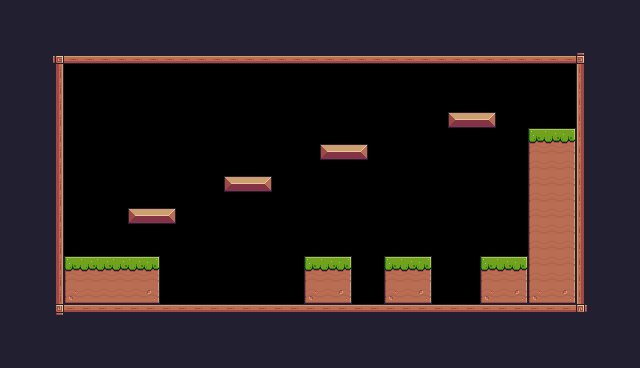

This is a level from a 2D game, rendered from its Tiled map with the project's own tilesets. A one-line summary and the complete map file follow:
An orthogonal 40x23 tile map with 16x16 px tiles, 1 tile layer (Background) and 25 objects (8x Fruit, 4x Platform, 2x Saw, Player, Checkpoint).

<map version="1.10" tiledversion="1.10.2" orientation="orthogonal" renderorder="right-down" width="40" height="23" tilewidth="16" tileheight="16" infinite="0" nextlayerid="4" nextobjectid="34">
 <tileset firstgid="1" source="Pixel Adventure.tsx" />
 <layer id="1" name="Background" width="40" height="23">
  <properties>
   <property name="BackgroundColor" value="Gray" />
  </properties>
  <data encoding="csv">
24,24,24,24,24,24,24,24,24,24,24,24,24,24,24,24,24,24,24,24,24,24,24,24,24,24,24,24,24,24,24,24,24,24,24,24,24,24,24,24,
24,24,24,24,24,24,24,24,24,24,24,24,24,24,24,24,24,24,24,24,24,24,24,24,24,24,24,24,24,24,24,24,24,24,24,24,24,24,24,24,
24,24,24,24,24,24,24,24,24,24,24,24,24,24,24,24,24,24,24,24,24,24,24,24,24,24,24,24,24,24,24,24,24,24,24,24,24,24,24,24,
24,24,24,92,134,134,134,134,134,134,134,134,134,134,134,134,134,134,134,134,134,134,134,134,134,134,134,134,134,134,134,134,134,134,134,134,93,24,24,24,
24,24,24,113,0,0,0,0,0,0,0,0,0,0,0,0,0,0,0,0,0,0,0,0,0,0,0,0,0,0,0,0,0,0,0,0,111,24,24,24,
24,24,24,113,0,0,0,0,0,0,0,0,0,0,0,0,0,0,0,0,0,0,0,0,0,0,0,0,0,0,0,0,0,0,0,0,111,24,24,24,
24,24,24,113,0,0,0,0,0,0,0,0,0,0,0,0,0,0,0,0,0,0,0,0,0,0,0,0,0,0,0,0,0,0,0,0,111,24,24,24,
24,24,24,113,0,0,0,0,0,0,0,0,0,0,0,0,0,0,0,0,0,0,0,0,0,0,0,0,13,14,15,0,0,0,0,0,111,24,24,24,
24,24,24,113,0,0,0,0,0,0,0,0,0,0,0,0,0,0,0,0,0,0,0,0,0,0,0,0,0,0,0,0,0,7,8,9,111,24,24,24,
24,24,24,113,0,0,0,0,0,0,0,0,0,0,0,0,0,0,0,0,13,14,15,0,0,0,0,0,0,0,0,0,0,29,30,31,111,24,24,24,
24,24,24,113,0,0,0,0,0,0,0,0,0,0,0,0,0,0,0,0,0,0,0,0,0,0,0,0,0,0,0,0,0,29,30,31,111,24,24,24,
24,24,24,113,0,0,0,0,0,0,0,0,0,0,13,14,15,0,0,0,0,0,0,0,0,0,0,0,0,0,0,0,0,29,30,31,111,24,24,24,
24,24,24,113,0,0,0,0,0,0,0,0,0,0,0,0,0,0,0,0,0,0,0,0,0,0,0,0,0,0,0,0,0,29,30,31,111,24,24,24,
24,24,24,113,0,0,0,0,13,14,15,0,0,0,0,0,0,0,0,0,0,0,0,0,0,0,0,0,0,0,0,0,0,29,30,31,111,24,24,24,
24,24,24,113,0,0,0,0,0,0,0,0,0,0,0,0,0,0,0,0,0,0,0,0,0,0,0,0,0,0,0,0,0,29,30,31,111,24,24,24,
24,24,24,113,0,0,0,0,0,0,0,0,0,0,0,0,0,0,0,0,0,0,0,0,0,0,0,0,0,0,0,0,0,29,30,31,111,24,24,24,
24,24,24,113,7,8,8,8,8,9,0,0,0,0,0,0,0,0,0,7,8,9,0,0,7,8,9,0,0,0,7,8,9,29,30,31,111,24,24,24,
24,24,24,113,29,30,30,30,30,31,0,0,0,0,0,0,0,0,0,29,30,31,0,0,29,30,31,0,0,0,29,30,31,29,30,31,111,24,24,24,
24,24,24,113,51,52,52,52,52,53,0,0,0,0,0,0,0,0,0,51,52,53,0,0,51,52,53,0,0,0,51,52,53,51,52,53,111,24,24,24,
24,24,24,114,90,90,90,90,90,90,90,90,90,90,90,90,90,90,90,90,90,90,90,90,90,90,90,90,90,90,90,90,90,90,90,90,115,24,24,24,
24,24,24,24,24,24,24,24,24,24,24,24,24,24,24,24,24,24,24,24,24,24,24,24,24,24,24,24,24,24,24,24,24,24,24,24,24,24,24,24,
24,24,24,24,24,24,24,24,24,24,24,24,24,24,24,24,24,24,24,24,24,24,24,24,24,24,24,24,24,24,24,24,24,24,24,24,24,24,24,24,
24,24,24,24,24,24,24,24,24,24,24,24,24,24,24,24,24,24,24,24,24,24,24,24,24,24,24,24,24,24,24,24,24,24,24,24,24,24,24,24
</data>
 </layer>
 <objectgroup id="3" name="Collisions">
  <object id="5" x="48" y="48" width="16" height="272" />
  <object id="6" x="64" y="304" width="512" height="16" />
  <object id="7" x="576" y="48" width="16" height="272" />
  <object id="8" x="64" y="48" width="512" height="16" />
  <object id="9" x="64" y="256" width="96" height="48" />
  <object id="10" x="304" y="256" width="48" height="48" />
  <object id="11" x="384" y="256" width="48" height="48" />
  <object id="12" x="480" y="256" width="48" height="48" />
  <object id="13" type="Platform" x="448" y="112" width="48" height="16" />
  <object id="14" type="Platform" x="320" y="144" width="48" height="16" />
  <object id="15" type="Platform" x="224" y="176" width="48" height="16" />
  <object id="16" type="Platform" x="128" y="208" width="48" height="16" />
  <object id="31" x="528" y="128" width="48" height="176" />
 </objectgroup>
 <objectgroup id="2" name="Spawnpoints">
  <object id="1" name="Player" type="Player" x="80" y="224" width="32" height="32" />
  <object id="17" name="Bananas" type="Fruit" x="231.755" y="135.649" width="32" height="32" />
  <object id="22" name="Apple" type="Fruit" x="328.726" y="106.964" width="32" height="32" />
  <object id="23" name="Cherries" type="Fruit" x="392.421" y="218.114" width="32" height="32" />
  <object id="24" name="Melon" type="Fruit" x="488.98" y="216.995" width="32" height="32" />
  <object id="25" name="Kiwi" type="Fruit" x="456.98" y="76.9115" width="32" height="32" />
  <object id="26" name="Orange" type="Fruit" x="136.194" y="170.326" width="32" height="32" />
  <object id="27" name="Strawberry" type="Fruit" x="311.889" y="218.447" width="32" height="32" />
  <object id="28" name="Pineapple" type="Fruit" x="208" y="240" width="32" height="32" />
  <object id="29" type="Saw" x="176" y="288" width="32" height="32">
   <properties>
    <property name="isVertical" type="bool" value="false" />
    <property name="offNeg" type="float" value="1" />
    <property name="offPos" type="float" value="6" />
   </properties>
  </object>
  <object id="30" type="Saw" x="416" y="144" width="32" height="32">
   <properties>
    <property name="isVertical" type="bool" value="true" />
    <property name="offNeg" type="float" value="3" />
    <property name="offPos" type="float" value="5" />
   </properties>
  </object>
  <object id="33" type="Checkpoint" x="528" y="64" width="64" height="64" />
 </objectgroup>
</map>
